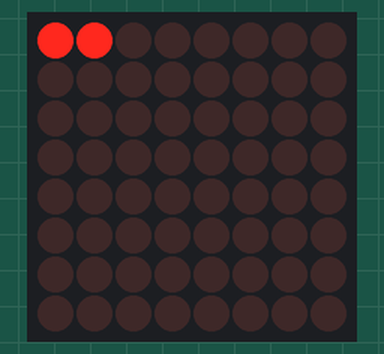
This sketch was run on a simulated Arduino Uno, built with avr-gcc and run on an emulated ATmega328P. Shown: 8×8 LED matrix.

Above: at 0.1 s.

The sketch:

led_matrix.ino
```cpp
#include "LedControl.h"
LedControl lc=LedControl(12,11,10,1);

void setup()
{
  lc.shutdown(0,false);
  lc.setIntensity(0,8);
  lc.clearDisplay(0);
}

void loop()
{

    lc.setLed(0,0,0,true); // turns on LED at col, row
    lc.setLed(0,0,1,true); // turns on LED at col, row
}
```
